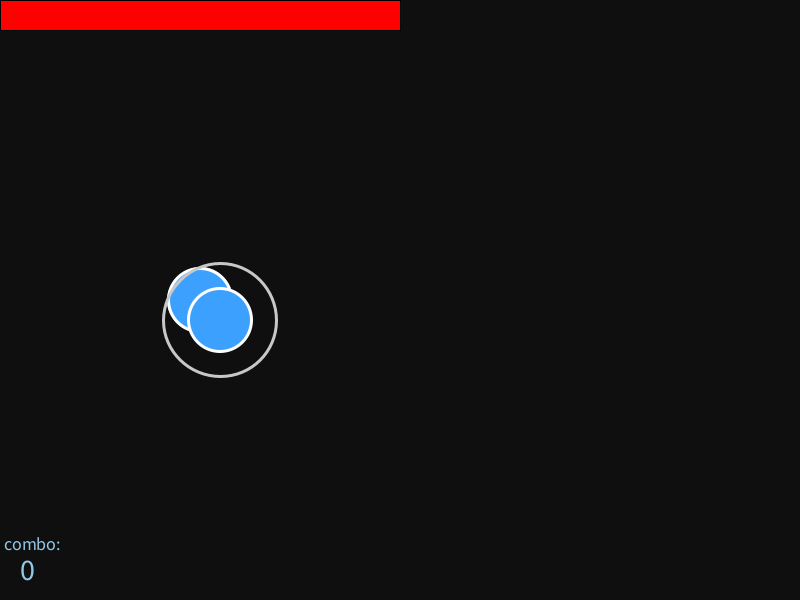
Frame 1 (no input)
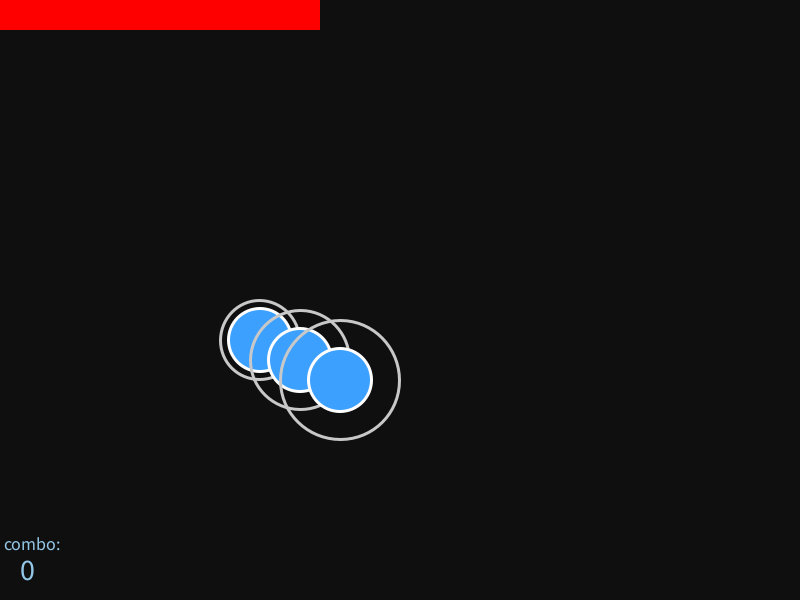
Frame 60 (the mouse pressed at the canvas centre just before this capture)
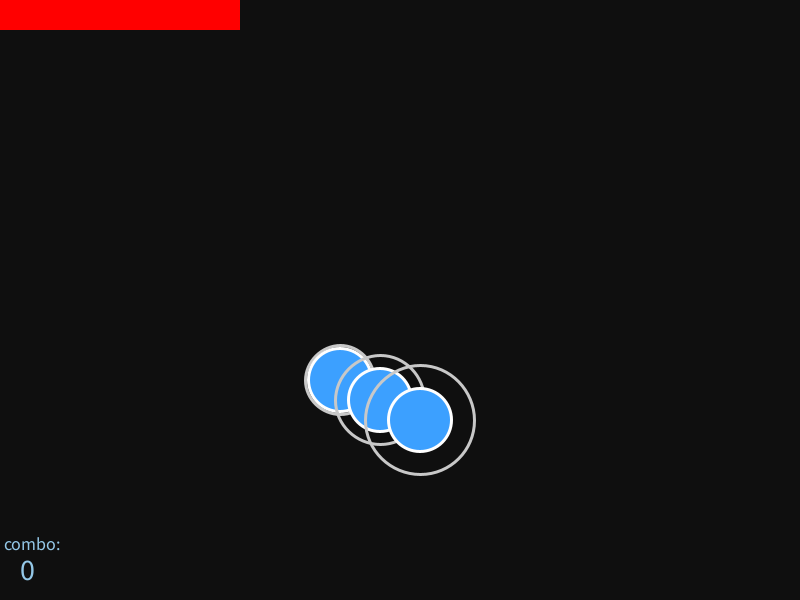
Frame 120 (the mouse held since frame 60 and released just before this capture)

The Processing sketch that drew these frames (run headless with seeded random() and noise(); from frame 60 on, the mouse is pressed at the canvas centre):

// Processing sketch: week14_2_project
// ── week14_2_project.pde
float x=200,y=300,lowspeed=1200,hitTime; 
float radius=30;
float goodhit=200,perfecthit=100;
float[] s_T={0,1000,1400,1800,2200,2600,3000,3400,3800,4200};
float[] dx={0,20,60,100,140,180,220,260,300,340};
float[] dy={0,20,40,60,80,100,120,140,160,180};
int health=100,combo=0;
boolean[] hit=new boolean[10];
void setup(){
 size(800,600);
}
void draw(){
  background(15);
  fill(147,199,231); textSize(18);
  text(" combo: ",0,550);
  textSize(30);
  text(combo,20,580);
  fill(255,0,0);
  rect(0,0,health*4,30);
  float t=millis();
  for(int i=0;i<10;i++){
    if(!hit[i] && t>=s_T[i]){
      if(t-s_T[i]<lowspeed){
         float ratio=1-(t-s_T[i])/lowspeed;
         float CR=radius*(2+ratio*2);
         noFill(); stroke(200); strokeWeight(3); ellipse(x+dx[i],y+dy[i],CR,CR);
      }
      fill(255,255,255); noStroke(); ellipse(x+dx[i],y+dy[i],radius*2+6,radius*2+6);
      fill(60,160,255); noStroke(); ellipse(x+dx[i],y+dy[i],radius*2,radius*2);
      //add
      if(t-s_T[i]>lowspeed){
         hit[i]=true; 
         println("miss");
         health-=10;
         combo=0;
      }
    }
  }
}
void Handhit(){
  int index=0;
  for(int i=0;i<10;i++){
     if(!hit[i] && millis()>=s_T[i]){
         index=i;
         break;
     }
  }
  if(index>=0){
    hitTime=s_T[index]+lowspeed;
    float dt=abs(millis()-hitTime);
    if(dt<=perfecthit){
       hit[index]=true;
       println("perfect");
       health++;
       if(health>100) health=100;
       combo++;
    }else if(dt<=goodhit){
       hit[index]=true;
       println("good");
       health--;
       combo++;
    }else{
       hit[index]=true;
       println("miss");
       health-=10;
       combo=0;
    }
  }
}
void mousePressed(){
 Handhit(); 
}
